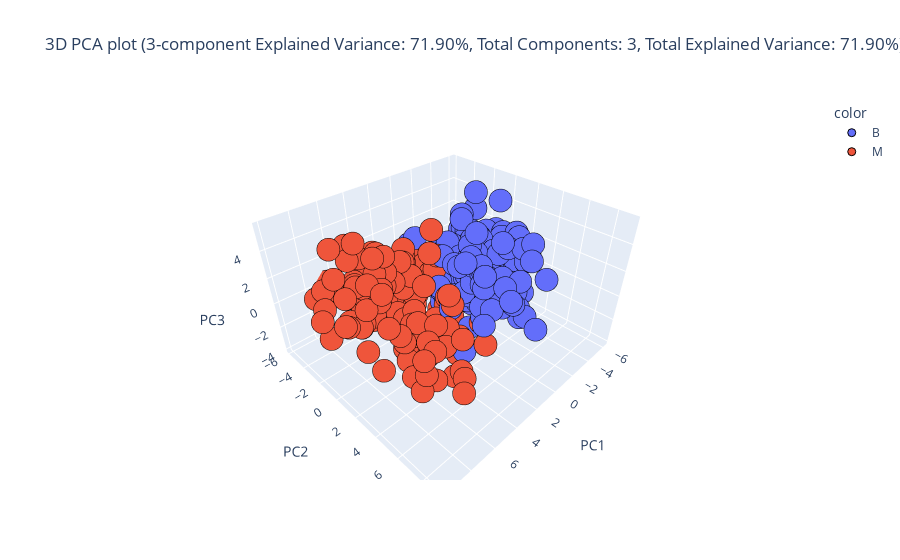

This figure's notebook cell:
### Code cell
_, pca3d_train_df, _, pca3d_test_df = eda.dimensionality_reduction(train_df, test_df, identifier=id_features, categorical=categorical_features, continuous=continuous_features, target="Diagnosis", method="pca", plot_type="3d", components=3)

### Figure 1 — Plotly figure (JSON) as saved in the notebook; plotly's stock layout.template omitted (floating-point values rounded to 4 significant figures; data arrays with more than 128 entries replaced by an {"elided": "..."} marker saying what was removed)
{"data": [{"hovertemplate": "color=B<br>PC1=%{x}<br>PC2=%{y}<br>PC3=%{z}<extra></extra>", "legendgroup": "B", "marker": {"color": "#636efa", "line": {"color": "Black", "width": 1}, "opacity": 1, "symbol": "circle"}, "mode": "markers", "name": "B", "scene": "scene", "showlegend": true, "type": "scatter3d", "x": {"elided": "272 float values"}, "y": {"elided": "272 float values"}, "z": {"elided": "272 float values"}}, {"hovertemplate": "color=M<br>PC1=%{x}<br>PC2=%{y}<br>PC3=%{z}<extra></extra>", "legendgroup": "M", "marker": {"color": "#EF553B", "line": {"color": "Black", "width": 1}, "opacity": 1, "symbol": "circle"}, "mode": "markers", "name": "M", "scene": "scene", "showlegend": true, "type": "scatter3d", "x": {"elided": "136 float values"}, "y": {"elided": "136 float values"}, "z": {"elided": "136 float values"}}], "layout": {"legend": {"title": {"text": "color"}, "tracegroupgap": 0}, "scene": {"domain": {"x": [0, 1], "y": [0, 1]}, "xaxis": {"title": {"text": "PC1"}}, "yaxis": {"title": {"text": "PC2"}}, "zaxis": {"title": {"text": "PC3"}}}, "title": {"text": "3D PCA plot (3-component Explained Variance: 71.90%, Total Components: 3, Total Explained Variance: 71.90%)"}}}
